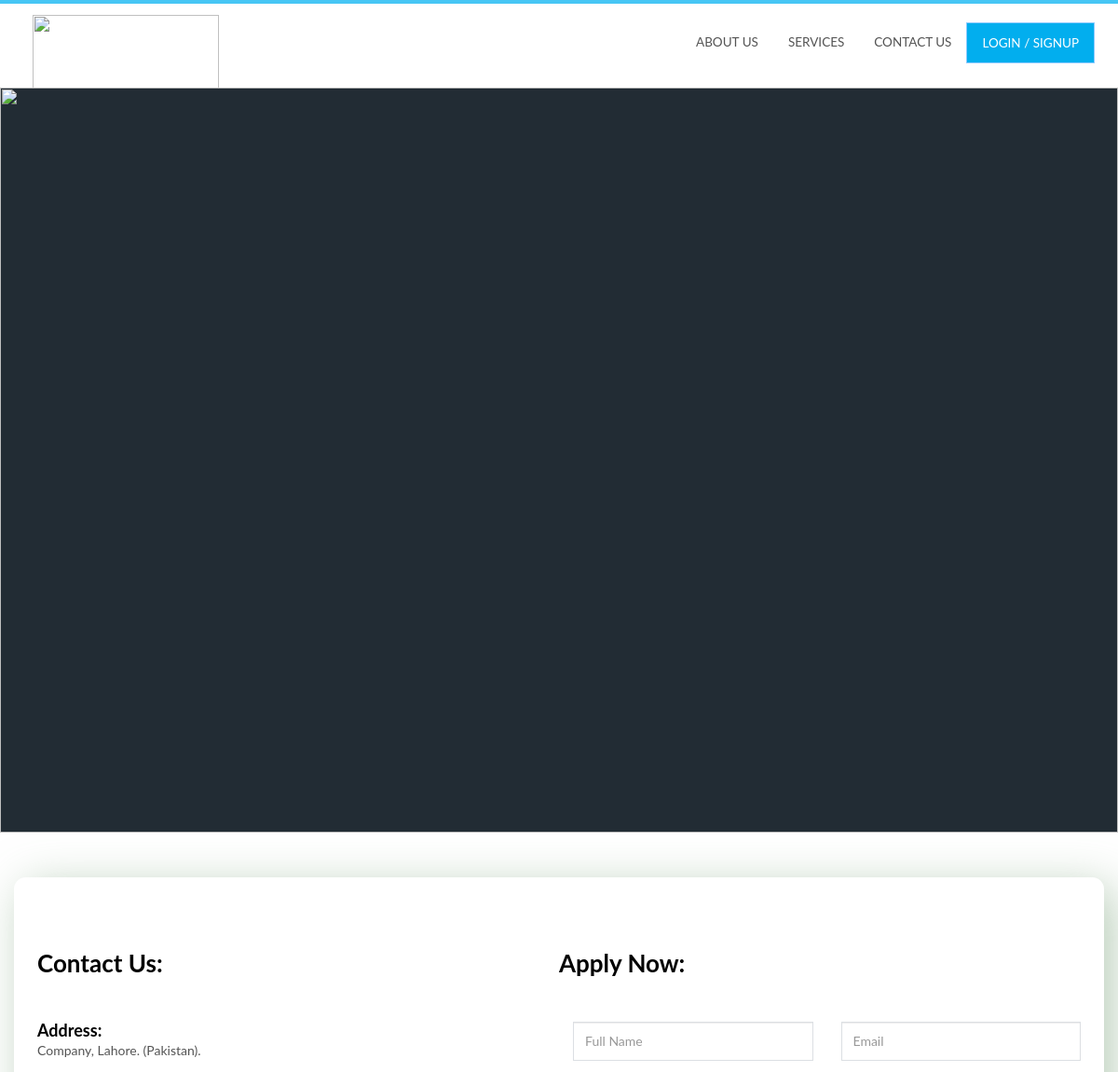
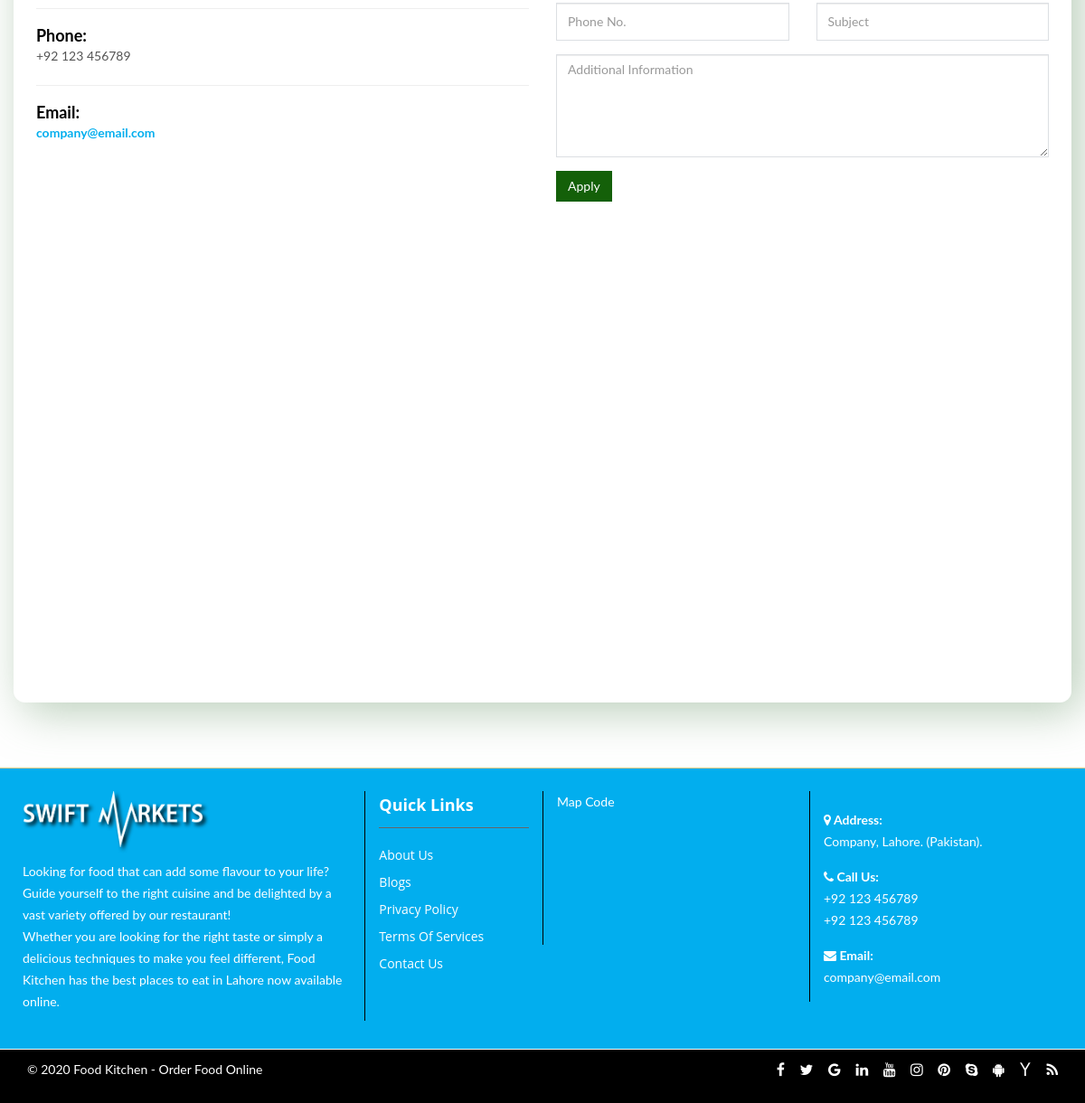
/career.php, run on the app's committed database (2 pictures, top to bottom).
### tables this page shows
CREATE TABLE IF NOT EXISTS `contact` (
  `id` int(11) NOT NULL AUTO_INCREMENT,
  `sitename` text,
  `logo` text,
  `phone` text,
  `email` text,
  `address` text,
  `gmaps` text,
  `cover` text,
  `post` text,
  `fpost` text,
  `facebook` text,
  `twitter` text,
  `insta` text,
  `youtube` text,
  PRIMARY KEY (`id`)
);

CREATE TABLE IF NOT EXISTS `pages` (
  `id` int(11) NOT NULL AUTO_INCREMENT,
  `name` text NOT NULL,
  `slug` varchar(90) NOT NULL,
  `icon` text,
  `metak` text,
  `metad` text,
  `cover` text,
  `post` text,
  `res` int(11) NOT NULL DEFAULT '0',
  `ordr` int(11) NOT NULL,
  `foot` int(11) NOT NULL DEFAULT '0',
  `hide` int(11) NOT NULL DEFAULT '0',
  PRIMARY KEY (`id`),
  UNIQUE KEY `slug` (`slug`)
);

### career.php (the view, shortened to what this page needs)
<html>
<head>
<?php include 'include/connect.php'; ?>
  <?php include('include/head.php') ?>
</head>
<body onload="showtoast()"  class="page-header-fixed bg-1 layout-boxed">
  <div class="modal-shiftfix">
    <?php include('include/header.php') ?>
  <div class="banner">
    <img src="images/covers/<?php echo $pagecover ?>" class="img-responsive" width="100%">
  </div>
     <br>
     <br>
  <div class="container pbg">
    <div class="row">
<br>
<br>
     <div class="row"  class="pbg">
      <div class="col-md-6">
          <h2>Contact Us:</h2>
                <br><br>
        <div class="address">
        <h4>Address:</h4>
        <ul class="list-unstyled">
            <?php echo $siteaddress ?>
        </ul>
        </div>
             <hr>
             <div class="phone">
            <h4>Phone:</h4>
            <ul class="list-unstyled">
              <li> <?php echo $sitephone ?></li>
          </ul>
        </div>
             <hr>
        <div class="email">
        <h4>Email:</h4>
        <ul class="list-unstyled">
            <li> <a href="mailto:<?php echo $sitemail ?>"><?php echo $sitemail ?></a></li>
        </ul>
        </div>
      </div>
      <div class="col-md-6">
             <div class="row">
        <div class="card">
            <div class="card-body">
                <h2>Apply Now:</h2>
                <br><br>
                 <form action="" method="post">
                         <div class="form-row">
                             <div class="form-group col-md-6">
                               <input id="Full Name" name="name" placeholder="Full Name" class="form-control" type="text">
                             </div>
                             <div class="form-group col-md-6">
                               <input type="email" name="email" class="form-control" id="inputEmail4" placeholder="Email">
                             </div>
                           </div>
                         <div class="form-row">
                             <div class="form-group col-md-6">
                                 <input id="Phone No." name="phone" placeholder="Phone No." class="form-control" required type="text">
                             </div>
                             <div class="form-group col-md-6">
                                 <input id="Subject" name="subject" placeholder="Subject" class="form-control" required type="text">
                             </div>
                             <div class="form-group col-md-12">
                                       <textarea id="comment" name="msg" cols="40" rows="5" placeholder="Additional Information"class="form-control"></textarea>
                              </div>
                         </div>
                         <div class="col-md-12">
                             <button name="submit" type="submit" class="btn btn-danger">Apply</button>
                         </div>
                     </form>
            </div>
        </div>
             </div>
    </div>
         <div class="clearfix">&nbsp;</div>
     </div>
     </div>
<div class="space"></div>
  </div>
<?php include('include/footer.php') ?>
</body>
</html>

### include/footer.php (shortened to what this page needs)
<div id="contact">
<br>
<br>
<br>
  <footer class="footer-v1">
  <div class="menuFooter clearfix" style="background: #02aeee">
    <div class="">
      <div class="row clearfix" style="margin-right: 0px;    margin-left: 0px;    padding: 10px;">
    <div class="col-sm-4">
          <p><img src="images/logow.png" alt="" class="fimg"/></p>
          <p><?php echo $fpost ;?></p>
        </div>
        <div class="col-sm-2 col-xs-12 borderLeft">
          <h5>Quick Links</h5>
          <ul class="menuLink">
          <?php
          $rows =mysqli_query($con,"SELECT name,slug,res FROM pages where foot=1  ORDER BY ordr" ) or die(mysqli_error($con));
            while($row=mysqli_fetch_array($rows)){
              $slug = $row['slug'];
              $name = $row['name'];
              ?>
            <li <?php if($slug=='videos') echo ' style="display:none;" ' ; ?> ><a href="<?php echo $slug ?>"><?php echo $name ?></a></li>
                    <?php } ?>
          </ul>
          <br>
          <br>
        </div>
        <div class="col-sm-3 col-xs-6 borderLeft">
          <div class="">
           <?php echo $gmaps ?>
          </div>
        </div>
        <div class="col-sm-3 col-xs-6 borderLeft">
          <div class="footer-address">
           <p>
                            <strong><i class="fa fa-map-marker"></i> Address:</strong> <br>
                            <?php echo $siteaddress ?>
              </p>
                        <p>
                          <strong><i class="fa fa-phone"></i> Call Us:</strong> <br>
                            <?php echo $sitephone ?> <br>
                            <?php echo $sitephone ?>
                        </p>
                        <p>
                          <strong><i class="fa fa-envelope"></i> Email:</strong> <br>
                            <?php echo $sitemail ?>
                        </p>
          </div>
        </div>
      </div>
    </div>
  </div>
  <div class="footer clearfix" style="background: #000; color: #fff " >
    <div class="container">
      <div class="row clearfix">
        <div class="col-sm-6 col-xs-12 ">
          <p>© 2020 <?php echo $sitename ?> </p>
        </div>
        <div class="col-sm-6 col-xs-12 privacy_policy">
           <a href="#" class="fa fa-facebook"></a>
<a href="#" class="fa fa-twitter"></a>
<a href="#" class="fa fa-google"></a>
<a href="#" class="fa fa-linkedin"></a>
<a href="#" class="fa fa-youtube"></a>
<a href="#" class="fa fa-instagram"></a>
<a href="#" class="fa fa-pinterest"></a>
<a href="#" class="fa fa-skype"></a>
<a href="#" class="fa fa-android"></a>
<a href="#" class="fa fa-yahoo"></a>
<a href="#" class="fa fa-rss"></a>
        </div>
      </div>
    </div>
  </div>
</footer>

### css/default.css (style rules this page uses)
a, a:hover, .header .navbar-default .navbar-nav li a:hover, .header .navbar-default .navbar-nav .active a, .header .navbar-default .navbar-nav .active a:hover, .header .navbar-default .navbar-nav .active a:focus, .header .navbar-nav li.open .dropdown-menu li a:hover, .header .navbar-nav li.open .dropdown-menu li a:focus, .header .navbar-nav li.dropdown .dropdown-menu li a:hover, .header .navbar-nav li.dropdown .dropdown-menu li a:focus, .header .navbar-nav li.open .dropdown-menu li.active a, .header .navbar-nav li.dropdown .dropdown-menu li.active a, .courses_right_inner td ul li.active a, .courses_right_inner td a:hover, .courses_left_inner ul li a:hover, .courses_left_inner ul li a:focus, .courses_left_inner ul li.active a, .item_inner a.fees, .sidebar_item.admission .item_inner.program ul li a:hover, .sidebar_item.admission .item_inner.program ul li.active a, .item_inner.question a, .fc-center h2, .fc-event-container a.more, ul.contact_info li .fa, ul.contact_info li a:hover, .error-content a, li.language.dropdown ul.dropdown-menu li.active a, li.language.dropdown ul.dropdown-menu li a:hover { color: #105d05 }

### css/custom.css (style rules this page uses)
html { scroll-behavior: smooth; }
body { font-family: "Lato",sans-serif; }
h1, h2, h3, h4 { font-family: "Lato",sans-serif; font-weight: 700; color: #000000; margin: 0; }
a { color: #02aeee; }
.btn { color:#fff; }
a, a:hover, .header .navbar-default .navbar-nav li a:hover, .header .navbar-default .navbar-nav .active a, .header .navbar-default .navbar-nav .active a:hover, .header .navbar-default .navbar-nav .active a:focus, .header .navbar-nav li.open .dropdown-menu li a:hover, .header .navbar-nav li.open .dropdown-menu li a:focus, .header .navbar-nav li.dropdown .dropdown-menu li a:hover, .header .navbar-nav li.dropdown .dropdown-menu li a:focus, .header .navbar-nav li.open .dropdown-menu li.active a, .header .navbar-nav li.dropdown .dropdown-menu li.active a, .courses_right_inner td ul li.active a, .courses_right_inner td a:hover, .courses_left_inner ul li a:hover, .courses_left_inner ul li a:focus, .courses_left_inner ul li.active a, .item_inner a.fees, .sidebar_item.admission .item_inner.program ul li a:hover, .sidebar_item.admission .item_inner.program ul li.active a, .item_inner.question a, .fc-center h2, .fc-event-container a.more, ul.contact_info li .fa, ul.contact_info li a:hover, .error-content a, li.language.dropdown ul.dropdown-menu li.active a, li.language.dropdown ul.dropdown-menu li a:hover { color: #02aeee; }
.card { background: #fff }
.space { height: 500px }
.fimg { width: 200px; filter: drop-shadow(3px 3px 2px black); }

### career.php (style rules this page uses)
.pbg { background: #ffffff; padding: 3rem 4rem; box-shadow: 0px 0px 30px rgba(115, 128, 157, 0.1); -webkit-box-shadow: 10px 10px 50px rgba(115, 157, 116, 0.51); border-radius: 1.25rem; }

### include/footer.php (style rules this page uses)
.privacy_policy a { display: inline-block; font-size: 16px; border-right: none; padding-right: 10px; line-height: 25px; color: #fff; }

### data on the page
contact: address "Company, Lahore. (Pakistan).", phone "+92 123 456789", email "company@email.com", fpost "Looking for food that can add some flavour to your life? Guide yourself to the right cuisine and be delighted by a vast variety offered by our restaurant! Whether you are looking for the right taste or simply a delicious techniques to make you feel different, Food Kitchen has the best places to eat in Lahore now available online.", gmaps "Map Code", sitename "Food Kitchen - Order Food Online"
pages: name "About Us"
pages: name "Blogs"
pages: name "Privacy Policy"
pages: name "Terms Of Services"
pages: name "Contact Us"
